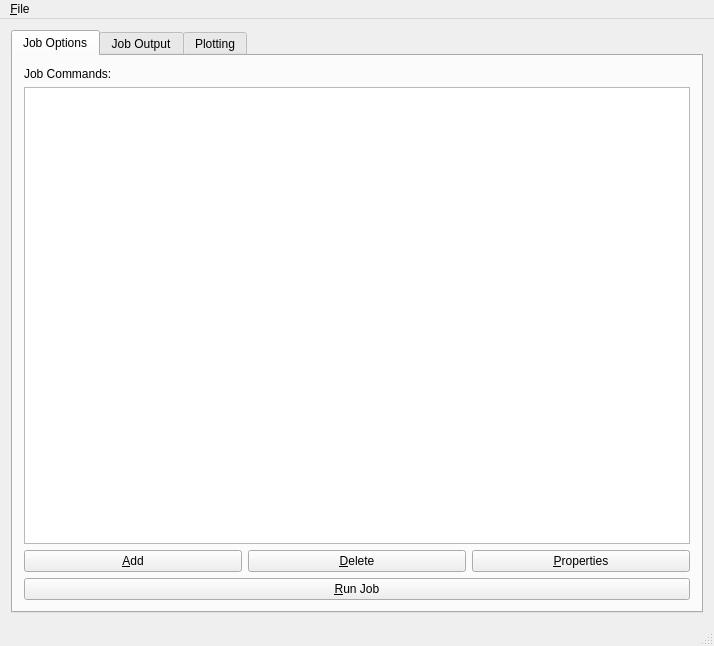
<?xml version="1.0" encoding="UTF-8"?>
<ui version="4.0">
 <class>frmMainClass</class>
 <widget class="QMainWindow" name="frmMainClass">
  <property name="geometry">
   <rect>
    <x>0</x>
    <y>0</y>
    <width>714</width>
    <height>646</height>
   </rect>
  </property>
  <property name="windowTitle">
   <string>Mie Scattering Calculator</string>
  </property>
  <widget class="QWidget" name="centralWidget">
   <layout class="QGridLayout" name="gridLayout">
    <item row="0" column="0">
     <widget class="QTabWidget" name="tabWidget">
      <property name="currentIndex">
       <number>0</number>
      </property>
      <widget class="QWidget" name="tab">
       <attribute name="title">
        <string>Job Options</string>
       </attribute>
       <layout class="QVBoxLayout" name="verticalLayout_2">
        <item>
         <layout class="QVBoxLayout" name="verticalLayout">
          <item>
           <widget class="QLabel" name="label">
            <property name="text">
             <string>Job Commands:</string>
            </property>
           </widget>
          </item>
          <item>
           <widget class="QColumnView" name="columnView"/>
          </item>
          <item>
           <layout class="QHBoxLayout" name="horizontalLayout">
            <item>
             <widget class="QPushButton" name="cmdAddjob">
              <property name="text">
               <string>&amp;Add</string>
              </property>
             </widget>
            </item>
            <item>
             <widget class="QPushButton" name="cmddeljob">
              <property name="text">
               <string>&amp;Delete</string>
              </property>
             </widget>
            </item>
            <item>
             <widget class="QPushButton" name="cmdProperties">
              <property name="text">
               <string>&amp;Properties</string>
              </property>
             </widget>
            </item>
           </layout>
          </item>
          <item>
           <widget class="QPushButton" name="cmdjobRun">
            <property name="text">
             <string>&amp;Run Job</string>
            </property>
           </widget>
          </item>
         </layout>
        </item>
       </layout>
      </widget>
      <widget class="QWidget" name="tab_3">
       <attribute name="title">
        <string>Job Output</string>
       </attribute>
      </widget>
      <widget class="QWidget" name="tab_2">
       <attribute name="title">
        <string>Plotting</string>
       </attribute>
      </widget>
     </widget>
    </item>
   </layout>
  </widget>
  <widget class="QMenuBar" name="menuBar">
   <property name="geometry">
    <rect>
     <x>0</x>
     <y>0</y>
     <width>714</width>
     <height>21</height>
    </rect>
   </property>
   <widget class="QMenu" name="menu_File">
    <property name="title">
     <string>&amp;File</string>
    </property>
    <addaction name="action_New"/>
    <addaction name="action_Open"/>
    <addaction name="action_Save"/>
    <addaction name="actionSave_Output"/>
    <addaction name="separator"/>
    <addaction name="action_Properties"/>
    <addaction name="separator"/>
    <addaction name="actionE_xit"/>
   </widget>
   <addaction name="menu_File"/>
  </widget>
  <widget class="QStatusBar" name="statusBar"/>
  <action name="action_New">
   <property name="text">
    <string>&amp;New Job</string>
   </property>
  </action>
  <action name="action_Open">
   <property name="text">
    <string>&amp;Open Job</string>
   </property>
  </action>
  <action name="action_Save">
   <property name="text">
    <string>&amp;Save Job</string>
   </property>
  </action>
  <action name="actionE_xit">
   <property name="text">
    <string>E&amp;xit</string>
   </property>
  </action>
  <action name="actionWn_Calculation">
   <property name="text">
    <string>Wn Calculation...</string>
   </property>
  </action>
  <action name="actionTau_Calculation">
   <property name="text">
    <string>tau Calculation...</string>
   </property>
  </action>
  <action name="actionPi_Calculation">
   <property name="text">
    <string>pi Calculation...</string>
   </property>
  </action>
  <action name="actionA_b_Calculation">
   <property name="text">
    <string>a, b Calculation...</string>
   </property>
  </action>
  <action name="actionExtinction">
   <property name="text">
    <string>Extinction</string>
   </property>
  </action>
  <action name="actionAbsorption">
   <property name="text">
    <string>Absorption</string>
   </property>
  </action>
  <action name="actionScattering">
   <property name="text">
    <string>Scattering</string>
   </property>
  </action>
  <action name="actionSave_Output">
   <property name="text">
    <string>Save &amp;Output</string>
   </property>
  </action>
  <action name="action_Properties">
   <property name="text">
    <string>&amp;Properties</string>
   </property>
  </action>
 </widget>
 <layoutdefault spacing="6" margin="11"/>
 <resources>
  <include location="frmmain.qrc"/>
 </resources>
 <connections>
  <connection>
   <sender>actionE_xit</sender>
   <signal>triggered()</signal>
   <receiver>frmMainClass</receiver>
   <slot>close()</slot>
   <hints>
    <hint type="sourcelabel">
     <x>-1</x>
     <y>-1</y>
    </hint>
    <hint type="destinationlabel">
     <x>299</x>
     <y>199</y>
    </hint>
   </hints>
  </connection>
  <connection>
   <sender>cmdjobRun</sender>
   <signal>clicked()</signal>
   <receiver>frmMainClass</receiver>
   <slot>jobRun()</slot>
   <hints>
    <hint type="sourcelabel">
     <x>356</x>
     <y>590</y>
    </hint>
    <hint type="destinationlabel">
     <x>356</x>
     <y>322</y>
    </hint>
   </hints>
  </connection>
  <connection>
   <sender>cmdAddjob</sender>
   <signal>clicked()</signal>
   <receiver>frmMainClass</receiver>
   <slot>jobItemAdd()</slot>
   <hints>
    <hint type="sourcelabel">
     <x>131</x>
     <y>560</y>
    </hint>
    <hint type="destinationlabel">
     <x>356</x>
     <y>322</y>
    </hint>
   </hints>
  </connection>
  <connection>
   <sender>cmdProperties</sender>
   <signal>clicked()</signal>
   <receiver>frmMainClass</receiver>
   <slot>jobItemModify()</slot>
   <hints>
    <hint type="sourcelabel">
     <x>580</x>
     <y>560</y>
    </hint>
    <hint type="destinationlabel">
     <x>356</x>
     <y>322</y>
    </hint>
   </hints>
  </connection>
  <connection>
   <sender>cmddeljob</sender>
   <signal>clicked()</signal>
   <receiver>frmMainClass</receiver>
   <slot>jobItemDelete()</slot>
   <hints>
    <hint type="sourcelabel">
     <x>356</x>
     <y>560</y>
    </hint>
    <hint type="destinationlabel">
     <x>356</x>
     <y>322</y>
    </hint>
   </hints>
  </connection>
  <connection>
   <sender>action_New</sender>
   <signal>triggered()</signal>
   <receiver>frmMainClass</receiver>
   <slot>jobNew()</slot>
   <hints>
    <hint type="sourcelabel">
     <x>-1</x>
     <y>-1</y>
    </hint>
    <hint type="destinationlabel">
     <x>356</x>
     <y>322</y>
    </hint>
   </hints>
  </connection>
  <connection>
   <sender>action_Open</sender>
   <signal>triggered()</signal>
   <receiver>frmMainClass</receiver>
   <slot>jobOpen()</slot>
   <hints>
    <hint type="sourcelabel">
     <x>-1</x>
     <y>-1</y>
    </hint>
    <hint type="destinationlabel">
     <x>356</x>
     <y>322</y>
    </hint>
   </hints>
  </connection>
  <connection>
   <sender>action_Save</sender>
   <signal>triggered()</signal>
   <receiver>frmMainClass</receiver>
   <slot>jobSave()</slot>
   <hints>
    <hint type="sourcelabel">
     <x>-1</x>
     <y>-1</y>
    </hint>
    <hint type="destinationlabel">
     <x>356</x>
     <y>322</y>
    </hint>
   </hints>
  </connection>
  <connection>
   <sender>actionSave_Output</sender>
   <signal>triggered()</signal>
   <receiver>frmMainClass</receiver>
   <slot>jobSaveOutput()</slot>
   <hints>
    <hint type="sourcelabel">
     <x>-1</x>
     <y>-1</y>
    </hint>
    <hint type="destinationlabel">
     <x>356</x>
     <y>322</y>
    </hint>
   </hints>
  </connection>
 </connections>
 <slots>
  <slot>jobRun()</slot>
  <slot>jobItemAdd()</slot>
  <slot>jobItemDelete()</slot>
  <slot>jobItemModify()</slot>
  <slot>jobNew()</slot>
  <slot>jobOpen()</slot>
  <slot>jobSave()</slot>
  <slot>jobSaveOutput()</slot>
  <slot>jobExportImage()</slot>
  <slot>imageProperties()</slot>
 </slots>
</ui>
